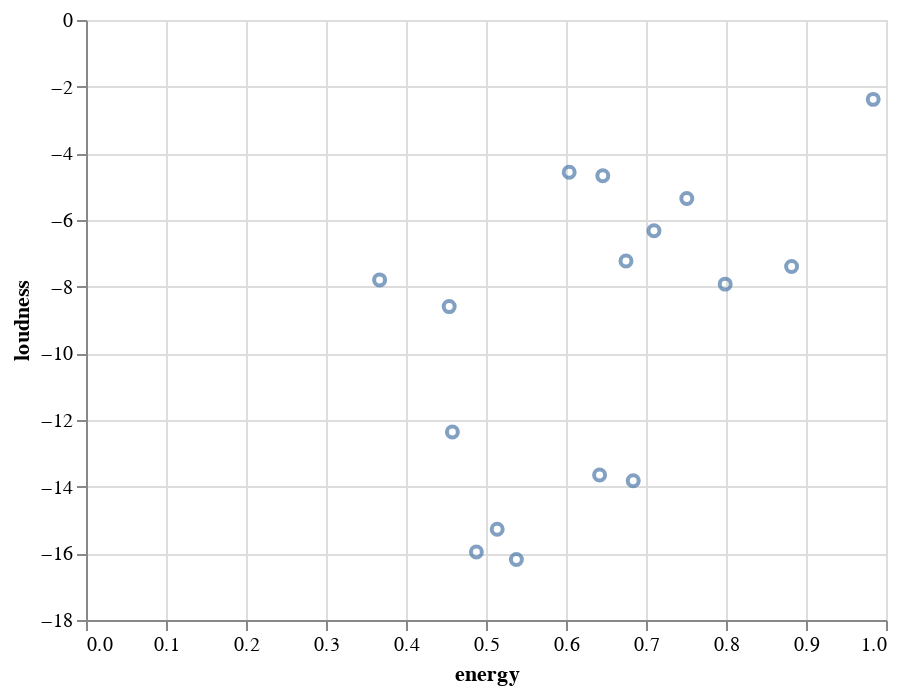

Notebook source saved alongside this figure:
### Markdown cell above
Note: by default, Altair will sort the tracks alphabetically. If you prefer to keep the original sorting or sort them some particular way, you should toggle the **sort** attribute on the axis of interest. Specifically, we will set up our **x** variable this way: *x=alt.X("track_name", sort=None)* instead of *x="track_name"*. 

You can read more about **Altair's axis sorting** [here](https://altair-viz.github.io/user_guide/generated/channels/altair.X.html). 

##### Adding Multiple Variables:


While there are many available charts, one useful way to visually illustrate a correlation between two variables (think DataFrame columns) is **constructing a scatterplot using two data ranges**. 

In general, a Scatterplot requires **two variables (data ranges)** that will be mapped according to their corresponding values. For example, consider **"energy"** and **"loudness"**. Our first track (Shaggy: Boombastic) has an "energy" score of 0.538 and a "loudness" score of -16.183, which together make one of the points on the scatterplot: (0.538, -16.183); the second track (Ini Kamoze: Here Comes The Hotstepper) makes up the (0.454, -8.598) datapoint – hopefully, you can see where this is going.

You can read more about Altair's scatterplots [here](https://altair-viz.github.io/gallery/scatter_tooltips.html).

In the example below, we are using **audio_features_df** as the data source, **"energy"** as the x (horizontal variable) and **"loudness"** as the y (vertical variable). Let's take a look at the result:

### Code cell
alt.Chart(audio_features_df).mark_point().encode(
    x='energy',
    y='loudness'
)

### Figure 1 — Vega-Lite specification as saved in the notebook (floating-point values rounded to 4 significant figures)
{"config": {"view": {"continuousWidth": 400, "continuousHeight": 300}}, "data": {"name": "data-74c4879aa8fd59201a83ad5fbfef07f2"}, "mark": "point", "encoding": {"x": {"field": "energy", "type": "quantitative"}, "y": {"field": "loudness", "type": "quantitative"}}, "$schema": "https://vega.github.io/schema/vega-lite/v4.17.0.json", "datasets": {"data-74c4879aa8fd59201a83ad5fbfef07f2": [{"artist": "Shaggy", "album": "Boombastic", "track_name": "Boombastic", "track_id": "4fxF8ljwryMZX5c9EKrLFE", "danceability": 0.867, "energy": 0.538, "key": 2, "loudness": -16.18, "mode": 1, "speechiness": 0.361, "instrumentalness": 1.75e-05, "liveness": 0.316, "valence": 0.781, "tempo": 158.3, "duration_ms": 249933, "time_signature": 4}, {"artist": "Ini Kamoze", "album": "Here Comes The Hotstepper", "track_name": "Here Comes the Hotstepper - Heartical Mix", "track_id": "3QRM0qZB7oMYavveH0iEqx", "danceability": 0.889, "energy": 0.454, "key": 4, "loudness": -8.598, "mode": 0, "speechiness": 0.221, "instrumentalness": 0.000186, "liveness": 0.203, "valence": 0.436, "tempo": 100.4, "duration_ms": 250467, "time_signature": 4}, {"artist": "Shaggy", "album": "Boombastic", "track_name": "In The Summertime", "track_id": "726KAdf3k8Ce8W95O38XNI", "danceability": 0.734, "energy": 0.684, "key": 1, "loudness": -13.82, "mode": 1, "speechiness": 0.227, "instrumentalness": 0.0, "liveness": 0.0497, "valence": 0.962, "tempo": 173.6, "duration_ms": 238360, "time_signature": 4}, {"artist": "Afroman", "album": "Waiting to Inhale", "track_name": "Colt 40ty Fiva", "track_id": "3hody5PjTIzwoiV3hnAvWL", "danceability": 0.666, "energy": 0.751, "key": 0, "loudness": -5.355, "mode": 0, "speechiness": 0.216, "instrumentalness": 0.0, "liveness": 0.294, "valence": 0.607, "tempo": 175.9, "duration_ms": 201440, "time_signature": 4}, {"artist": "Salt-N-Pepa", "album": "Very Necessary", "track_name": "Shoop", "track_id": "0Pu71wxadDlB8fJXfjIjeJ", "danceability": 0.939, "energy": 0.675, "key": 0, "loudness": -7.232, "mode": 1, "speechiness": 0.211, "instrumentalness": 0.0, "liveness": 0.0565, "valence": 0.795, "tempo": 96.92, "duration_ms": 248573, "time_signature": 4}, {"artist": "Shaggy", "album": "The Boombastic Collection - Best of Shaggy", "track_name": "It Wasn't Me", "track_id": "0OaunKfsxkgBvPv68jBbmm", "danceability": 0.852, "energy": 0.604, "key": 0, "loudness": -4.569, "mode": 1, "speechiness": 0.0642, "instrumentalness": 0.0, "liveness": 0.327, "valence": 0.667, "tempo": 94.76, "duration_ms": 227547, "time_signature": 4}, {"artist": "House Of Pain", "album": "House of Pain (Fine Malt Lyrics)", "track_name": "Jump Around", "track_id": "3TZwjdclvWt7iPJUnMpgcs", "danceability": 0.854, "energy": 0.71, "key": 4, "loudness": -6.32, "mode": 0, "speechiness": 0.0793, "instrumentalness": 8.72e-05, "liveness": 0.166, "valence": 0.818, "tempo": 106.9, "duration_ms": 214947, "time_signature": 4}, {"artist": "Vanilla Ice", "album": "Ice Ice Baby", "track_name": "Ice Ice Baby - Radio Edit", "track_id": "3sy0rren2cVFNfkDxa0q2e", "danceability": 0.977, "energy": 0.488, "key": 2, "loudness": -15.96, "mode": 1, "speechiness": 0.12, "instrumentalness": 0.0, "liveness": 0.0826, "valence": 0.77, "tempo": 115.7, "duration_ms": 231773, "time_signature": 4}, {"artist": "Beastie Boys", "album": "Ill Communication", "track_name": "Sure Shot", "track_id": "21REQ1bCUWphT2QK3bLWYQ", "danceability": 0.692, "energy": 0.799, "key": 1, "loudness": -7.924, "mode": 1, "speechiness": 0.164, "instrumentalness": 0.0, "liveness": 0.301, "valence": 0.549, "tempo": 97.98, "duration_ms": 199667, "time_signature": 4}, {"artist": "Afroman", "album": "The Good Times", "track_name": "Crazy Rap (Colt 45 & 2 Zig Zags)", "track_id": "1ACZpHI5vZ5Ea4xGlkdGWM", "danceability": 0.927, "energy": 0.367, "key": 9, "loudness": -7.797, "mode": 1, "speechiness": 0.382, "instrumentalness": 0.0, "liveness": 0.132, "valence": 0.576, "tempo": 99.05, "duration_ms": 328667, "time_signature": 4}, {"artist": "N.W.A.", "album": "Straight Outta Compton", "track_name": "Straight Outta Compton", "track_id": "5QKM7U6l7bMdJItolkM4x4", "danceability": 0.779, "energy": 0.984, "key": 5, "loudness": -2.381, "mode": 0, "speechiness": 0.212, "instrumentalness": 0.0, "liveness": 0.534, "valence": 0.402, "tempo": 102.1, "duration_ms": 243333, "time_signature": 4}, {"artist": "Vanilla Ice", "album": "To The Extreme", "track_name": "Play That Funky Music", "track_id": "1Ezs8eYxuZjhlgyoI1Bo76", "danceability": 0.851, "energy": 0.514, "key": 4, "loudness": -15.28, "mode": 0, "speechiness": 0.165, "instrumentalness": 3.58e-06, "liveness": 0.381, "valence": 0.573, "tempo": 100.4, "duration_ms": 285800, "time_signature": 4}, {"artist": "Naughty By Nature", "album": "19 Naughty III", "track_name": "Hip Hop Hooray", "track_id": "1w29UTa5uUvIri2tWtZ12Y", "danceability": 0.862, "energy": 0.642, "key": 6, "loudness": -13.65, "mode": 0, "speechiness": 0.101, "instrumentalness": 0.0, "liveness": 0.272, "valence": 0.765, "tempo": 99.2, "duration_ms": 267267, "time_signature": 4}, {"artist": "Toots & The Maytals", "album": "Funky Kingston", "track_name": "Funky Kingston", "track_id": "26WPI2aksB9XdqmeLfca5z", "danceability": 0.777, "energy": 0.458, "key": 11, "loudness": -12.36, "mode": 1, "speechiness": 0.0841, "instrumentalness": 0.00295, "liveness": 0.0423, "valence": 0.961, "tempo": 99.05, "duration_ms": 295667, "time_signature": 4}, {"artist": "Falz", "album": "Moral Instruction", "track_name": "Follow Follow", "track_id": "3bdI204XePeCKFfm49qh7d", "danceability": 0.803, "energy": 0.882, "key": 7, "loudness": -7.394, "mode": 1, "speechiness": 0.413, "instrumentalness": 1.06e-05, "liveness": 0.359, "valence": 0.804, "tempo": 127.2, "duration_ms": 157480, "time_signature": 4}, {"artist": "Blackstreet", "album": "Another Level", "track_name": "No Diggity", "track_id": "6MdqqkQ8sSC0WB4i8PyRuQ", "danceability": 0.867, "energy": 0.646, "key": 1, "loudness": -4.674, "mode": 0, "speechiness": 0.288, "instrumentalness": 0.0, "liveness": 0.279, "valence": 0.67, "tempo": 88.63, "duration_ms": 304600, "time_signature": 4}]}}
